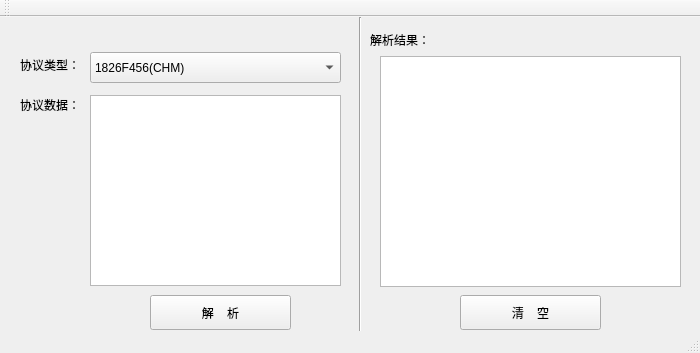
<?xml version="1.0" encoding="UTF-8"?>
<ui version="4.0">
 <class>MainWindow</class>
 <widget class="QMainWindow" name="MainWindow">
  <property name="geometry">
   <rect>
    <x>0</x>
    <y>0</y>
    <width>700</width>
    <height>353</height>
   </rect>
  </property>
  <property name="sizePolicy">
   <sizepolicy hsizetype="Fixed" vsizetype="Fixed">
    <horstretch>0</horstretch>
    <verstretch>0</verstretch>
   </sizepolicy>
  </property>
  <property name="windowTitle">
   <string>协议解析</string>
  </property>
  <widget class="QWidget" name="centralWidget">
   <widget class="QLabel" name="lbl_protocalType">
    <property name="geometry">
     <rect>
      <x>20</x>
      <y>40</y>
      <width>59</width>
      <height>16</height>
     </rect>
    </property>
    <property name="text">
     <string>协议类型：</string>
    </property>
   </widget>
   <widget class="QLabel" name="lbl_protocalData">
    <property name="geometry">
     <rect>
      <x>20</x>
      <y>80</y>
      <width>59</width>
      <height>16</height>
     </rect>
    </property>
    <property name="text">
     <string>协议数据：</string>
    </property>
   </widget>
   <widget class="QPushButton" name="pbtn_Analysis">
    <property name="geometry">
     <rect>
      <x>150</x>
      <y>278</y>
      <width>141</width>
      <height>35</height>
     </rect>
    </property>
    <property name="text">
     <string>解    析</string>
    </property>
   </widget>
   <widget class="QComboBox" name="cmbx_protocalType">
    <property name="geometry">
     <rect>
      <x>90</x>
      <y>35</y>
      <width>251</width>
      <height>31</height>
     </rect>
    </property>
    <property name="editable">
     <bool>false</bool>
    </property>
    <item>
     <property name="text">
      <string>1826F456(CHM)</string>
     </property>
    </item>
    <item>
     <property name="text">
      <string>182756F4(BHM)</string>
     </property>
    </item>
    <item>
     <property name="text">
      <string>1801F456(CRM)</string>
     </property>
    </item>
    <item>
     <property name="text">
      <string>BRM多包数据报文</string>
     </property>
    </item>
    <item>
     <property name="text">
      <string>BCP多包数据报文</string>
     </property>
    </item>
    <item>
     <property name="text">
      <string>1808F456(CML)</string>
     </property>
    </item>
    <item>
     <property name="text">
      <string>100956F4(BRO)</string>
     </property>
    </item>
    <item>
     <property name="text">
      <string>100AF456(CRO)</string>
     </property>
    </item>
    <item>
     <property name="text">
      <string>181056F4(BCL)</string>
     </property>
    </item>
    <item>
     <property name="text">
      <string>BCS多包数据报文</string>
     </property>
    </item>
    <item>
     <property name="text">
      <string>1812F456(CCS)</string>
     </property>
    </item>
    <item>
     <property name="text">
      <string>181356F4(BSM)</string>
     </property>
    </item>
    <item>
     <property name="text">
      <string>BMV多包数据报文</string>
     </property>
    </item>
    <item>
     <property name="text">
      <string>BMT多包数据报文</string>
     </property>
    </item>
    <item>
     <property name="text">
      <string>101956F4(BST)</string>
     </property>
    </item>
    <item>
     <property name="text">
      <string>101AF456(CST)</string>
     </property>
    </item>
    <item>
     <property name="text">
      <string>181C56F4(BSD)</string>
     </property>
    </item>
    <item>
     <property name="text">
      <string>181DF456(CSD)</string>
     </property>
    </item>
    <item>
     <property name="text">
      <string>081E56F4(BEM)</string>
     </property>
    </item>
    <item>
     <property name="text">
      <string>081FF456(CEM)</string>
     </property>
    </item>
   </widget>
   <widget class="QTextEdit" name="txtEdt_protocalData">
    <property name="geometry">
     <rect>
      <x>90</x>
      <y>78</y>
      <width>251</width>
      <height>191</height>
     </rect>
    </property>
    <property name="html">
     <string>&lt;!DOCTYPE HTML PUBLIC &quot;-//W3C//DTD HTML 4.0//EN&quot; &quot;http://www.w3.org/TR/REC-html40/strict.dtd&quot;&gt;
&lt;html&gt;&lt;head&gt;&lt;meta name=&quot;qrichtext&quot; content=&quot;1&quot; /&gt;&lt;style type=&quot;text/css&quot;&gt;
p, li { white-space: pre-wrap; }
&lt;/style&gt;&lt;/head&gt;&lt;body style=&quot; font-family:'.SF NS Text'; font-size:13pt; font-weight:400; font-style:normal;&quot;&gt;
&lt;p style=&quot;-qt-paragraph-type:empty; margin-top:0px; margin-bottom:0px; margin-left:0px; margin-right:0px; -qt-block-indent:0; text-indent:0px;&quot;&gt;&lt;br /&gt;&lt;/p&gt;&lt;/body&gt;&lt;/html&gt;</string>
    </property>
   </widget>
   <widget class="Line" name="line">
    <property name="geometry">
     <rect>
      <x>350</x>
      <y>0</y>
      <width>20</width>
      <height>321</height>
     </rect>
    </property>
    <property name="orientation">
     <enum>Qt::Vertical</enum>
    </property>
   </widget>
   <widget class="QPushButton" name="btnClear">
    <property name="geometry">
     <rect>
      <x>460</x>
      <y>278</y>
      <width>141</width>
      <height>35</height>
     </rect>
    </property>
    <property name="text">
     <string>清    空</string>
    </property>
   </widget>
   <widget class="QTextEdit" name="txtEdt_result">
    <property name="geometry">
     <rect>
      <x>380</x>
      <y>39</y>
      <width>301</width>
      <height>231</height>
     </rect>
    </property>
   </widget>
   <widget class="QLabel" name="label">
    <property name="geometry">
     <rect>
      <x>370</x>
      <y>15</y>
      <width>59</width>
      <height>16</height>
     </rect>
    </property>
    <property name="text">
     <string>解析结果：</string>
    </property>
   </widget>
  </widget>
  <widget class="QMenuBar" name="menuBar">
   <property name="geometry">
    <rect>
     <x>0</x>
     <y>0</y>
     <width>700</width>
     <height>22</height>
    </rect>
   </property>
  </widget>
  <widget class="QToolBar" name="mainToolBar">
   <attribute name="toolBarArea">
    <enum>TopToolBarArea</enum>
   </attribute>
   <attribute name="toolBarBreak">
    <bool>false</bool>
   </attribute>
  </widget>
  <widget class="QStatusBar" name="statusBar"/>
 </widget>
 <layoutdefault spacing="6" margin="11"/>
 <resources/>
 <connections/>
</ui>
